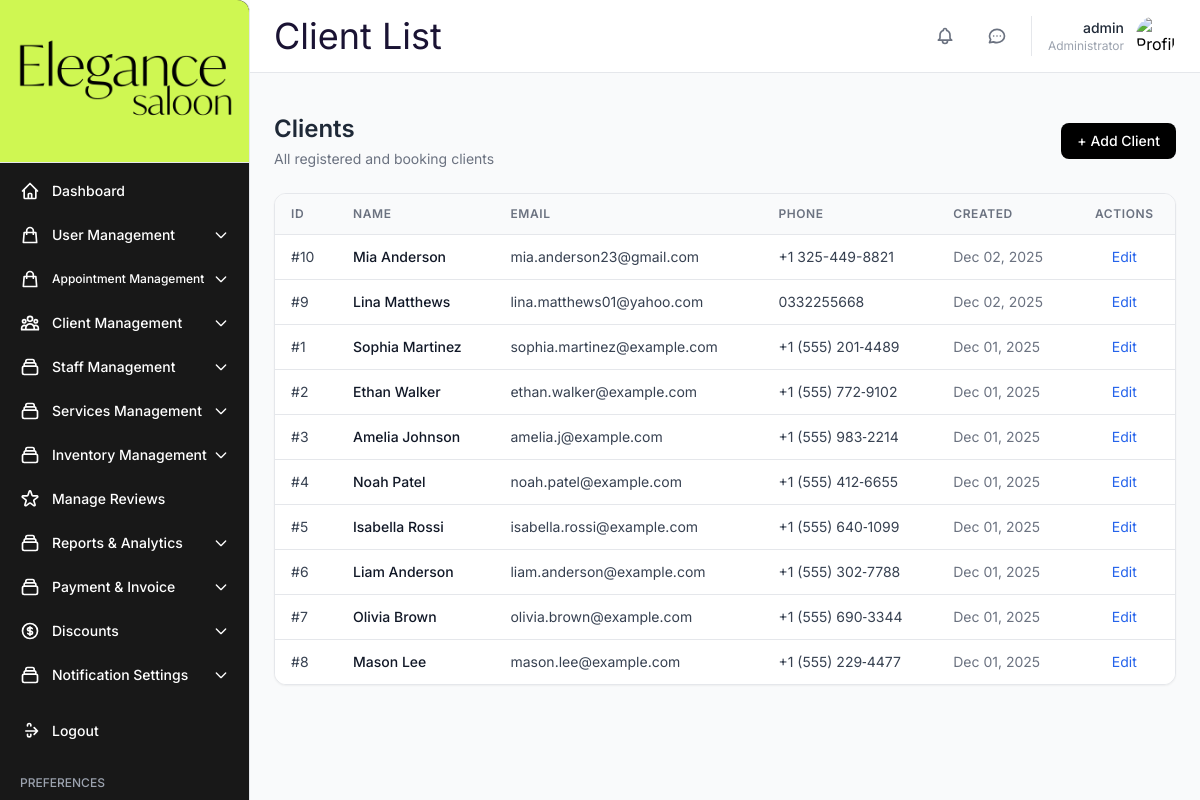
Page /Admin/Clients/list_clients.php (signed in) on the committed database.
### tables this page shows
CREATE TABLE `clients` (
  `client_id` int(11) NOT NULL,
  `name` varchar(100) DEFAULT NULL,
  `phone` varchar(20) DEFAULT NULL,
  `email` varchar(150) DEFAULT NULL,
  `address` text DEFAULT NULL,
  `preferences` text DEFAULT NULL,
  `created_at` timestamp NOT NULL DEFAULT current_timestamp()
);

### Admin/Clients/list_clients.php (the view, shortened to what this page needs)
<?php
include '../../Database/connect_to_db.php';
$clients_query = "
    SELECT c.client_id, c.name, c.email, c.phone, c.created_at
    FROM clients c
    ORDER BY c.created_at DESC
";
$clients_result = mysqli_query($conn, $clients_query);
?>
<!DOCTYPE html>
<html lang="en">
<head>
    <script src="https://cdn.tailwindcss.com"></script>
</head>
<body class="bg-gray-50">
    <div class="flex min-h-screen">
        <?php include '../../Components/AD_DH_sidebar.php'; ?>
        <main class="main-content flex-1 lg:ml-[250px] w-full">
            <?php include '../../Components/DB_Header.php'; ?>
            <div class="p-6">
                <div class="flex flex-col sm:flex-row justify-between items-start sm:items-center gap-4 mb-6">
                    <div>
                        <h2 class="text-2xl font-semibold text-gray-800">Clients</h2>
                        <p class="text-sm text-gray-500 mt-1">All registered and booking clients</p>
                    </div>
                    <a href="add_client.php" class="inline-flex items-center px-4 py-2 bg-black text-white text-sm font-medium rounded-lg hover:bg-gray-800">
                        + Add Client
                    </a>
                </div>
                <div class="bg-white rounded-xl shadow-sm border border-gray-200 overflow-hidden">
                    <div class="overflow-x-auto">
                        <table class="min-w-full divide-y divide-gray-200">
                            <thead class="bg-gray-50">
                                <tr>
                                    <th class="px-4 py-3 text-left text-xs font-semibold text-gray-500 uppercase tracking-wider">ID</th>
                                    <th class="px-4 py-3 text-left text-xs font-semibold text-gray-500 uppercase tracking-wider">Name</th>
                                    <th class="px-4 py-3 text-left text-xs font-semibold text-gray-500 uppercase tracking-wider">Email</th>
                                    <th class="px-4 py-3 text-left text-xs font-semibold text-gray-500 uppercase tracking-wider">Phone</th>
                                    <th class="px-4 py-3 text-left text-xs font-semibold text-gray-500 uppercase tracking-wider">Created</th>
                                    <th class="px-4 py-3 text-center text-xs font-semibold text-gray-500 uppercase tracking-wider">Actions</th>
                                </tr>
                            </thead>
                            <tbody class="bg-white divide-y divide-gray-200">
                                <?php if ($clients_result && mysqli_num_rows($clients_result) > 0): ?>
                                    <?php while ($client = mysqli_fetch_assoc($clients_result)): ?>
                                        <tr class="hover:bg-gray-50">
                                            <td class="px-4 py-3 text-sm text-gray-700">#<?php echo $client['client_id']; ?></td>
                                            <td class="px-4 py-3 text-sm text-gray-900 font-medium">
                                                <?php echo htmlspecialchars($client['name']); ?>
                                            </td>
                                            <td class="px-4 py-3 text-sm text-gray-700">
                                                <?php echo htmlspecialchars($client['email']); ?>
                                            </td>
                                            <td class="px-4 py-3 text-sm text-gray-700">
                                                <?php echo htmlspecialchars($client['phone']); ?>
                                            </td>
                                            <td class="px-4 py-3 text-sm text-gray-500">
                                                <?php echo $client['created_at'] ? date('M d, Y', strtotime($client['created_at'])) : '-'; ?>
                                            </td>
                                            <td class="px-4 py-3 text-sm text-center space-x-2">
                                                <a href="edit_client.php?id=<?php echo $client['client_id']; ?>" class="text-blue-600 hover:text-blue-800">Edit</a>
                                            </td>
                                        </tr>
                                    <?php endwhile; ?>
                                <?php endif; ?>
                            </tbody>
                        </table>
                    </div>
                </div>
            </div>
        </main>
    </div>
</body>
</html>

### Components/AD_DH_sidebar.php (style rules this page uses)
* { font-family: 'Inter', sans-serif; }

### rows in the picture
clients: client_id "10", name "Mia Anderson", email "mia.anderson23@gmail.com", phone "+1 325-449-8821", created_at "Dec 02, 2025"
clients: client_id "9", name "Lina Matthews", email "lina.matthews01@yahoo.com", phone "0332255668", created_at "Dec 02, 2025"
clients: client_id "1", name "Sophia Martinez", email "sophia.martinez@example.com", phone "+1 (555) 201‑4489", created_at "Dec 01, 2025"
clients: client_id "2", name "Ethan Walker", email "ethan.walker@example.com", phone "+1 (555) 772‑9102", created_at "Dec 01, 2025"
clients: client_id "3", name "Amelia Johnson", email "amelia.j@example.com", phone "+1 (555) 983‑2214", created_at "Dec 01, 2025"
clients: client_id "4", name "Noah Patel", email "noah.patel@example.com", phone "+1 (555) 412‑6655", created_at "Dec 01, 2025"
clients: client_id "5", name "Isabella Rossi", email "isabella.rossi@example.com", phone "+1 (555) 640‑1099", created_at "Dec 01, 2025"
clients: client_id "6", name "Liam Anderson", email "liam.anderson@example.com", phone "+1 (555) 302‑7788", created_at "Dec 01, 2025"
clients: client_id "7", name "Olivia Brown", email "olivia.brown@example.com", phone "+1 (555) 690‑3344", created_at "Dec 01, 2025"
clients: client_id "8", name "Mason Lee", email "mason.lee@example.com", phone "+1 (555) 229‑4477", created_at "Dec 01, 2025"

### other values in the picture
$page_title "Client List"
$_SESSION['name'] "admin"
